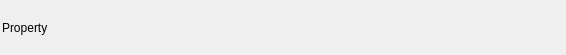
<?xml version="1.0" encoding="UTF-8"?>
<ui version="4.0">
 <class>VolumeVertexArrayNameSelectionWidget</class>
 <widget class="QWidget" name="VolumeVertexArrayNameSelectionWidget">
  <property name="geometry">
   <rect>
    <x>0</x>
    <y>0</y>
    <width>566</width>
    <height>55</height>
   </rect>
  </property>
  <property name="windowTitle">
   <string>VolumeVertexArrayNameSelectionWidget</string>
  </property>
  <layout class="QHBoxLayout" name="horizontalLayout">
    <property name="spacing">
     <number>5</number>
    </property>
    <property name="leftMargin">
     <number>2</number>
    </property>
    <property name="topMargin">
     <number>2</number>
    </property>
    <property name="rightMargin">
     <number>2</number>
    </property>
    <property name="bottomMargin">
     <number>2</number>
    </property>
   <item>
    <widget class="QLabel" name="VolumeVertexArrayNameSelectionWidgetLabel">
     <property name="text">
      <string>Property</string>
     </property>
    </widget>
   </item>
  </layout>
 </widget>
 <resources/>
 <connections/>
</ui>
